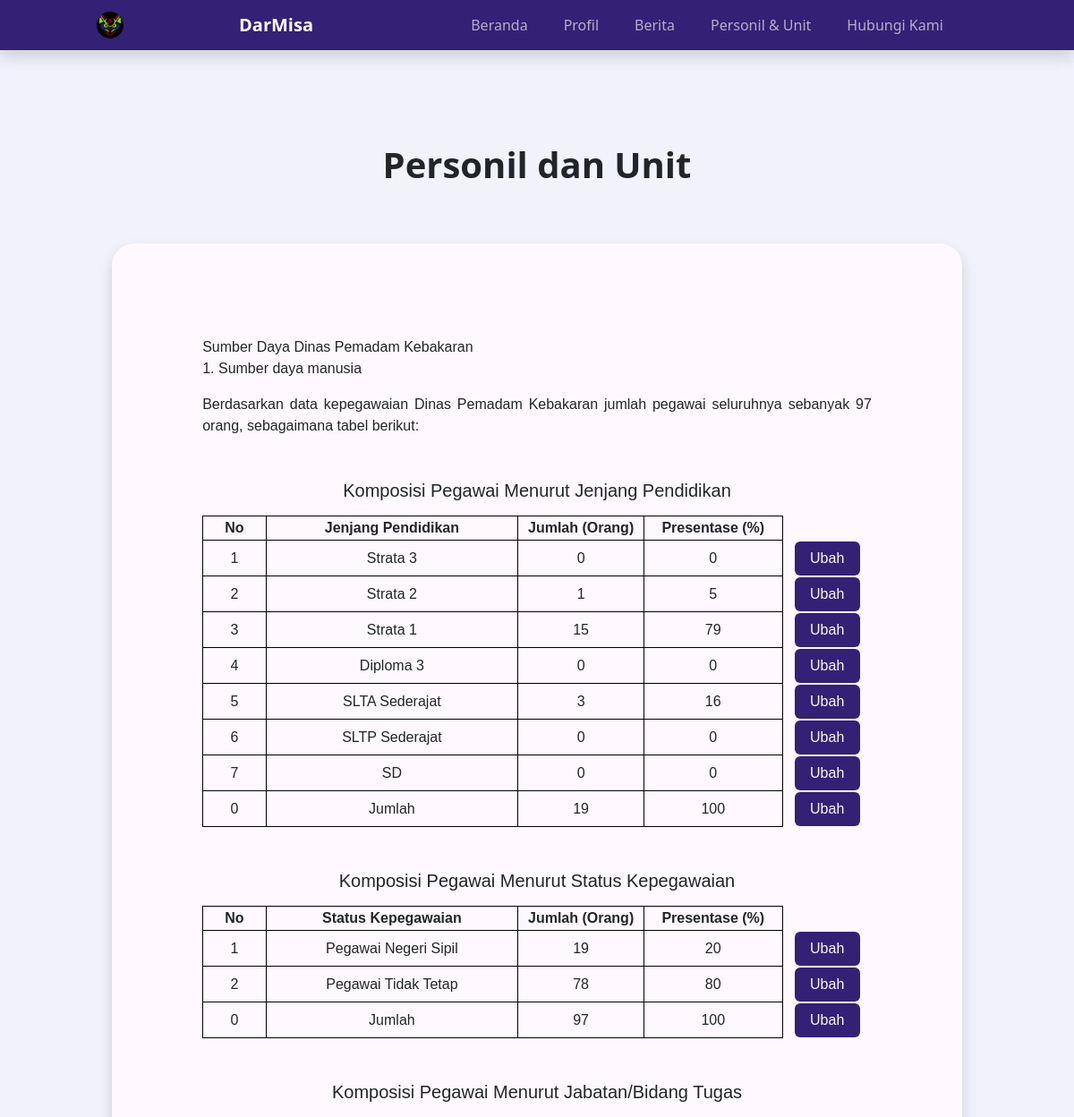
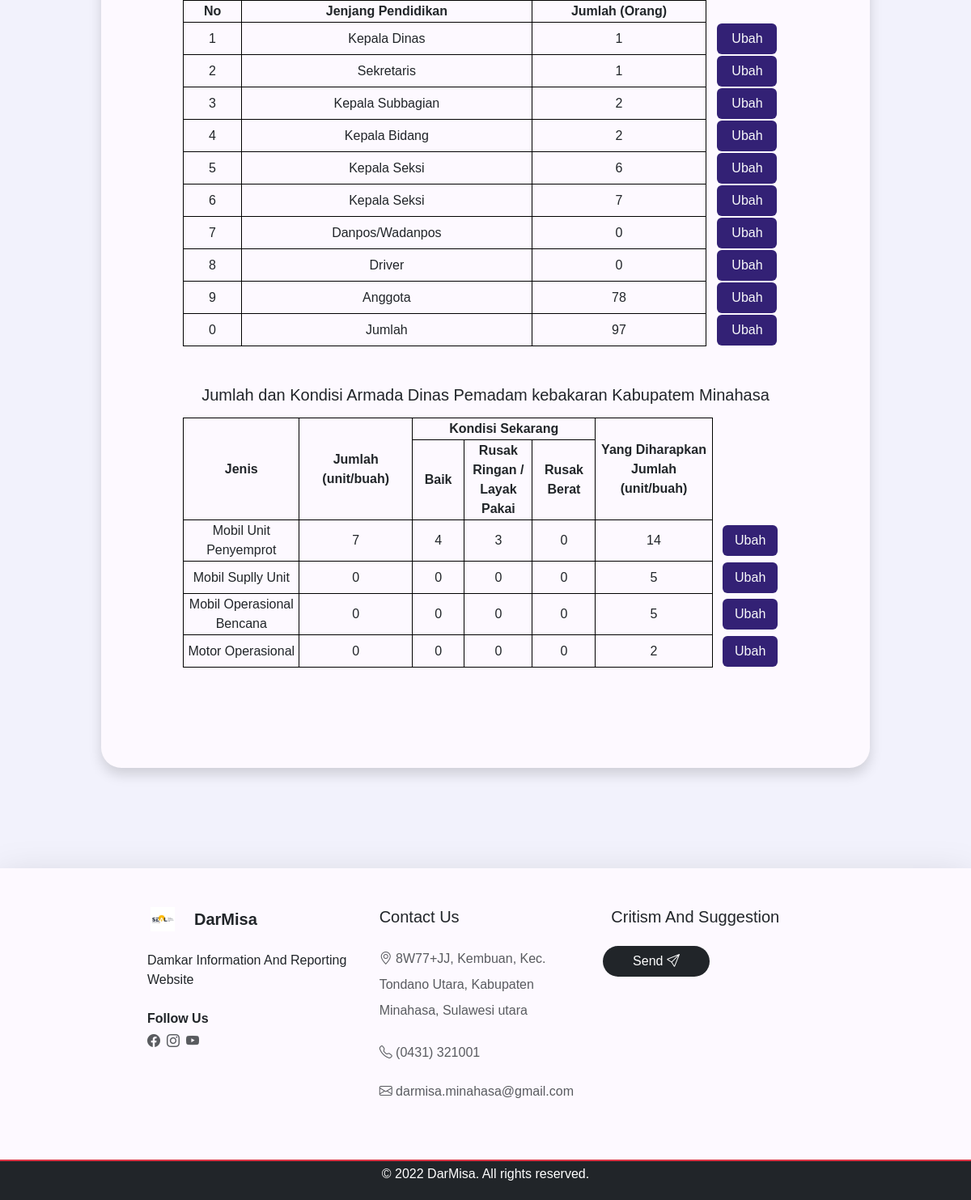
/personil.php, run on the app's committed database (2 pictures, top to bottom).
### tables this page shows
CREATE TABLE `kp_jenjangpendidikan` (
  `id` int(11) NOT NULL,
  `no_` int(11) DEFAULT NULL,
  `jenjang_pendidikan` varchar(100) NOT NULL,
  `jumlah` varchar(100) NOT NULL,
  `presentase` varchar(100) NOT NULL
);

CREATE TABLE `kp_statuskepegawaian` (
  `id` int(11) NOT NULL,
  `no_` int(11) NOT NULL,
  `status_kepegawaian` varchar(100) NOT NULL,
  `jumlah` int(11) NOT NULL,
  `presentase` int(11) NOT NULL
);

CREATE TABLE `kp_jbt` (
  `id` int(11) NOT NULL,
  `no_` int(11) NOT NULL,
  `jbt` varchar(100) NOT NULL,
  `jumlah` int(11) NOT NULL
);

CREATE TABLE `jumlah_kondisiarmada` (
  `id` int(11) NOT NULL,
  `jenis` varchar(100) NOT NULL,
  `jumlah` int(11) NOT NULL,
  `kondisi_baik` int(11) NOT NULL,
  `kondisi_layak` int(11) NOT NULL,
  `kondisi_rusak` int(11) NOT NULL,
  `diharapkan` int(11) NOT NULL
);

### personil.php (the view, shortened to what this page needs)
<?php
include_once 'koneksi.php';
?>
<!DOCTYPE html>
<html lang="en">
<head>
    <link rel="stylesheet" href="./dist/css/personil.css">
    <link rel="stylesheet" href="https://cdn.jsdelivr.net/npm/bootstrap-icons@1.9.1/font/bootstrap-icons.css">
    <link href="https://cdn.jsdelivr.net/npm/bootstrap@5.2.2/dist/css/bootstrap.min.css" rel="stylesheet">
    <link href="/docs/5.2/dist/css/bootstrap.min.css" rel="stylesheet">
</head>
<body style="background-color: #f2f2fc;">
    <nav class="navbar navbar-expand-lg shadow sticky-top" style="background-color:rgb(51, 33, 117);">
        <div class="container justify-content-between">
            <a class="navbar-brand navbar-dark d-flex  align-items-center text-white  ms-sm-3 col-6 col-md-4 me-6" aria-label="Bootstrap" href="#"></svg><img class="logo-darmisa text-dark rounded-circle d-flex mx-auto" src="./image/logo_DarMisa.jpg" alt="" title="DarMisa"><span class="fw-bold" style="margin-left: 80px; margin-right: 80px;">DarMisa</span></a>
            <div class="collapse navbar-collapse text-center" id="navbarNav">
                <ul class="navbar-nav mx-auto">
                    <li class="nav-item me-4">
                        <a class="nav-link" aria-current="page" href="./home.php">Beranda</a>
                    </li>
                    <li class="nav-item me-4">
                        <a class="nav-link" aria-current="page" href="./profil.php">Profil</a>
                    </li>
                    <li class="nav-item me-4">
                        <a class="nav-link" aria-current="page" href="./berita.php">Berita</a>
                    </li>
                    <li class="nav-item me-4">
                        <a class="nav-link" aria-current="page" href="./personil.php">Personil & Unit</a>
                    </li>
                    <li class="nav-item me-4">
                        <a class="nav-link" aria-current="page" href="./kontak.html">Hubungi Kami</a>
                    </li>
                </ul>
            </div>
        </div>
    </nav>
    <header>
    </header>
        <h1 class="text-center fw-bold mb-5 mt-4">Personil dan Unit</h1>
    <section class="pt-3 pb-4" style="font-family: sans-serif;">
        <div class="container">
            <div class="row">
                <div class="col-lg-10 shadow mx-auto py-4" style="margin-bottom: 100px; border-radius: 25px; background-color: rgb(51, 33, 117); background-color: #fdf9ff;" >
                    <div class="container col-10" style="margin-bottom: 100px;">
                        <p class="text-dark text-tf mb-0">Sumber Daya Dinas Pemadam Kebakaran</p>
                            <p class="text-dark text-tf mb-3">1. Sumber daya manusia</p>
                            <p class="text-dark text-tf mb-5">Berdasarkan data kepegawaian Dinas Pemadam Kebakaran jumlah
                                pegawai seluruhnya sebanyak 97 orang, sebagaimana tabel berikut:</p>
                            <h5 class="text-dark text-center mb-3"> Komposisi Pegawai Menurut Jenjang Pendidikan</h5>
                            <?php
                                $sql = "SELECT * FROM kp_jenjangpendidikan";
                                $kp_jenjangpendidikan = [];
                                if ($result = mysqli_query($con, $sql)) {
                                    while ($row = mysqli_fetch_row($result)) {
                                    $kp_jenjangpendidikan[] = $row;
                                    }
                                }
                            ?>
                            <table style="text-align: center;">
                                <tr>
                                    <th style="border: 1px solid black; width: 5%; text-align: center;">No</th>
                                    <th style="border: 1px solid black; width: 20%; text-align: center;">Jenjang Pendidikan</th>
                                    <th style="border: 1px solid black; width: 10%; text-align: center;">Jumlah (Orang)</th>
                                    <th style="border: 1px solid black; width: 10%; text-align: center;">Presentase (%)</th>
                                </tr>
                            <?php foreach ($kp_jenjangpendidikan as $row): ?>
                                <tr style="height: 40px;">
                                    <td style="border: 1px solid black; text-align: center;"><?= $row[1];?></td>
                                    <td style="border: 1px solid black; text-align: center;"><?= $row[2];?></td>
                                    <td style="border: 1px solid black; text-align: center;"><?= $row[3];?></td>
                                    <td style="border: 1px solid black; text-align: center;"><?= $row[4];?></td>
                                    <td style="text-align: center; width: 5%;">
                                        <a href="./update_jp.php?id=<?= $row[0] ?>" class="btn text-light w-75" style="background-color:rgb(51, 33, 117);">Ubah</a>
                                    </td>
                                </tr>
                            <?php endforeach; ?>
                            </table>
                            <h5 class="text-center mt-5 mb-3"> Komposisi Pegawai Menurut Status Kepegawaian</h5>
                            <?php
                                $item = [];
                                $sql = "SELECT * FROM kp_statuskepegawaian";
                                if ($result = mysqli_query($con, $sql)) {
                                    while ($row = mysqli_fetch_row($result)) {
                                    $item[] = $row;
                                    }
                                }
                            ?>
                            <table>
                                <tr>
                                    <th style="border: 1px solid black; width: 5%; text-align: center;">No</th>
                                    <th style="border: 1px solid black; width: 20%; text-align: center;">Status Kepegawaian</th>
                                    <th style="border: 1px solid black; width: 10%; text-align: center;">Jumlah (Orang)</th>
                                    <th style="border: 1px solid black; width: 10%; text-align: center;">Presentase (%)</th>
                                </tr>
                            <?php foreach ($item as $row): ?>
                                <tr style="height: 40px;">
                                    <td style="border: 1px solid black; text-align: center;"><?= $row[1];?></td>
                                    <td style="border: 1px solid black; text-align: center;"><?= $row[2];?></td>
                                    <td style="border: 1px solid black; text-align: center;"><?= $row[3];?></td>
                                    <td style="border: 1px solid black; text-align: center;"><?= $row[4];?></td>
                                    <td style="text-align: center; width: 5%;">
                                        <a href="./update_statuskepegawaian.php?id=<?= $row[0] ?>" class="btn text-light w-75" style="background-color:rgb(51, 33, 117);">Ubah</a>
                                    </td>
                                </tr>
                            <?php endforeach; ?>
                            </table>
                            <h5 class="text-center mt-5 mb-3"> Komposisi Pegawai Menurut Jabatan/Bidang Tugas</h5>
                            <?php
                                $item = [];
                                $sql = "SELECT * FROM kp_jbt";
                                if ($result = mysqli_query($con, $sql)) {
                                    while ($row = mysqli_fetch_row($result)) {
                                    $item[] = $row;
                                    }
                                }
                            ?>
                            <table>
                                <tr>
                                    <th style="border: 1px solid black; width: 5%; text-align: center;">No</th>
                                    <th style="border: 1px solid black; width: 25%; text-align: center;">Jenjang Pendidikan</th>
                                    <th style="border: 1px solid black; width: 15%; text-align: center;">Jumlah (Orang)</th>
                                </tr>
                            <?php foreach ($item as $row): ?>
                                <tr style="height: 40px;">
                                    <td style="border: 1px solid black; text-align: center;"><?= $row[1];?></td>
                                    <td style="border: 1px solid black; text-align: center;"><?= $row[2];?></td>
                                    <td style="border: 1px solid black; text-align: center;"><?= $row[3];?></td>
                                    <td style="text-align: center; width: 5%;">
                                        <a href="./update_kp_jbt.php?id=<?= $row[0] ?>" class="btn text-light w-75" style="background-color:rgb(51, 33, 117);">Ubah</a>
                                    </td>
                                </tr>
                            <?php endforeach; ?>
                            </table>
                            <h5 class="text-center mt-5 mb-3"> Jumlah dan Kondisi Armada Dinas Pemadam kebakaran Kabupatem Minahasa</h5>
                            <?php
                                $item = [];
                                $sql = "SELECT * FROM jumlah_kondisiarmada";
                                if ($result = mysqli_query($con, $sql)) {
                                    while ($row = mysqli_fetch_row($result)) {
                                    $item[] = $row;
                                    }
                                }
                            ?>
                            <table>
                                <tr>
                                    <th rowspan="2" style="border: 1px solid black; width: 10%; text-align: center;">Jenis</th>
                                    <th rowspan="2" style="border: 1px solid black; width: 10%; text-align: center;">Jumlah (unit/buah)</th>
                                    <th colspan="3" style="border: 1px solid black; width: 10%; text-align: center;">Kondisi Sekarang</th>
                                    <th rowspan="2" style="border: 1px solid black; width: 10%; text-align: center;">Yang Diharapkan Jumlah (unit/buah)</th>
                                </tr>
                                <tr>
                                <th style="border: 1px solid black; width: 5%; text-align: center;">Baik</th>
                                <th style="border: 1px solid black; width: 5%; text-align: center;">Rusak Ringan / Layak Pakai</th>
                                <th style="border: 1px solid black; width: 5%; text-align: center;">Rusak Berat</th>
                                </tr>
                            <?php foreach ($item as $row): ?>
                                <tr style="height: 40px;">
                                    <td style="border: 1px solid black; text-align: center;"><?= $row[1];?></td>
                                    <td style="border: 1px solid black; text-align: center;"><?= $row[2];?></td>
                                    <td style="border: 1px solid black; text-align: center;"><?= $row[3];?></td>
                                    <td style="border: 1px solid black; text-align: center;"><?= $row[4];?></td>
                                    <td style="border: 1px solid black; text-align: center;"><?= $row[5];?></td>
                                    <td style="border: 1px solid black; text-align: center;"><?= $row[6];?></td>
                                    <td style="text-align: center; width: 5%;">
                                        <a href="./update_jumlah_kondisiarmada.php?id=<?= $row[0] ?>" class="btn text-light w-75" style="background-color:rgb(51, 33, 117);">Ubah</a>
                                    </td>
                                </tr>
                            <?php endforeach; ?>
                            </table>
                    </div>
                </div>
            </div>
        </div>
    </section>
     <div class="container-fluid shadow-lg" style="background-color: #fdf9ff;">
            <footer class="footer py-5 " style="font-family: sans-serif;">
                <div class="row">
                    <div class="justify-content-between col-12 col-md-4 mb-3">
                        <div class="row">
                            <a class="navbar-brand navbar-dark d-flex p-0 align-items-center text-dark w-75 fs-5 ms-sm-3 col-6 col-md-4 me-6 mb-4" href="darmisa.php"></svg><img class="logo-darmisa text-dark" src="./image/logo-seal.jpeg" alt="" title="Social Economic Accelerator Lab"><span a class="fw-bold mx-4" title="DarMisa">DarMisa</span></a>
                        </div>
                        <p class="mb-4">Damkar Information And Reporting Website</p>
                        <p class="fw-bold mb-1">Follow Us</p>
                        <ul class="nav list-unstyled">
                            <li class=""><a class="text-muted mb-2" href="https://web.facebook.com/dinasdamkar.kabupatenminahasa"><i class="bi bi-facebook" title="facebook"></i></a></li>
                            <li class="ms-2"><a class="text-muted mb-1" href="#"><i class="bi bi-instagram" title="instagram"></i></a></li>
                            <li class="ms-2"><a class="text-muted mb-1" href="#"><i class="bi bi-youtube" title="Youtube"></i></a></li>
                        </ul>
                    </div>
                    <div class="justify-content-center col-12 col-md-4 mb-3">
                        <h5 class="mb-4">Contact Us</h5>
                        <ul class="nav flex-column">
                            <li class="nav-item mb-2"><a href="#" class="nav-link p-0 text-muted lh-lg mb-3 me-4"><i class="bi bi-geo-alt"></i> 8W77+JJ, Kembuan, Kec. Tondano Utara, Kabupaten Minahasa, Sulawesi utara</a></li>
                            <li class="nav-item mb-2"><a href="#" class="nav-link p-0 text-muted mb-3"><i class="bi bi-telephone"></i> (0431) 321001</a></li>
                            <li class="nav-item mb-2"><a href="#" class="nav-link p-0 text-muted"><i class="bi bi-envelope"></i> darmisa.minahasa@gmail.com</a></li>
                        </ul>
                    </div>
                    <div class="justify-content-end col-12 col-md-4 mb-3">
                        <form action="mailto:darmisa.minahasa@gmail.com" enctype="text/plain" method="post">
                            <h5 class="mb-4">Critism And Suggestion</h5>
                            <div class="d-flex flex-column flex-sm-row list-unstyled w-100 gap-2 w-100">
                                <button type="submit" class="btn btn-white bg-dark text-white w-50" style="border-radius: 25px 25px 25px 25px; margin-left: -10px;"><a class="text-muted mb-2" href="alfrdt87@gmail.com"></a>Send <i class="bi bi-send"></i></button>
                            </div>
                        </form>
                    </div>
                </div>
            </footer>
        </div>
        <div class="container-fluid p-0">
        </div>
        <div class="container-fluid p-0" style="font-family: sans-serif;">
            <footer class="bottom">
                <div class="copy flex-column flex-sm-row justify-content-center align-middle text-bg-dark p-3 py-1 my-0 border-top border-danger">
                    <p>&copy; 2022 DarMisa. All rights reserved.</p>
                </div>
            </footer>
        </div>
</body>
</html>

### data on the page
kp_jenjangpendidikan: no_ "1", jenjang_pendidikan "Strata 3", jumlah "0", presentase "0"
kp_jenjangpendidikan: no_ "2", jenjang_pendidikan "Strata 2", jumlah "1", presentase "5"
kp_jenjangpendidikan: no_ "3", jenjang_pendidikan "Strata 1", jumlah "15", presentase "79"
kp_jenjangpendidikan: no_ "4", jenjang_pendidikan "Diploma 3", jumlah "0", presentase "0"
kp_jenjangpendidikan: no_ "5", jenjang_pendidikan "SLTA Sederajat", jumlah "3", presentase "16"
kp_jenjangpendidikan: no_ "6", jenjang_pendidikan "SLTP Sederajat", jumlah "0", presentase "0"
kp_jenjangpendidikan: no_ "7", jenjang_pendidikan "SD", jumlah "0", presentase "0"
kp_jenjangpendidikan: no_ "0", jenjang_pendidikan "Jumlah", jumlah "19", presentase "100"
kp_statuskepegawaian: no_ "1", status_kepegawaian "Pegawai Negeri Sipil", jumlah "19", presentase "20"
kp_statuskepegawaian: no_ "2", status_kepegawaian "Pegawai Tidak Tetap", jumlah "78", presentase "80"
kp_statuskepegawaian: no_ "0", status_kepegawaian "Jumlah", jumlah "97", presentase "100"
kp_jbt: no_ "1", jbt "Kepala Dinas", jumlah "1"
kp_jbt: no_ "2", jbt "Sekretaris", jumlah "1"
kp_jbt: no_ "3", jbt "Kepala Subbagian", jumlah "2"
kp_jbt: no_ "4", jbt "Kepala Bidang", jumlah "2"
kp_jbt: no_ "5", jbt "Kepala Seksi", jumlah "6"
kp_jbt: no_ "6", jbt "Kepala Seksi", jumlah "7"
kp_jbt: no_ "7", jbt "Danpos/Wadanpos", jumlah "0"
kp_jbt: no_ "8", jbt "Driver", jumlah "0"
kp_jbt: no_ "9", jbt "Anggota", jumlah "78"
kp_jbt: no_ "0", jbt "Jumlah", jumlah "97"
jumlah_kondisiarmada: jenis "Mobil Unit Penyemprot", jumlah "7", kondisi_baik "4", kondisi_layak "3", kondisi_rusak "0", diharapkan "14"
jumlah_kondisiarmada: jenis "Mobil Suplly Unit", jumlah "0", kondisi_baik "0", kondisi_layak "0", kondisi_rusak "0", diharapkan "5"
jumlah_kondisiarmada: jenis "Mobil Operasional Bencana", jumlah "0", kondisi_baik "0", kondisi_layak "0", kondisi_rusak "0", diharapkan "5"
jumlah_kondisiarmada: jenis "Motor Operasional", jumlah "0", kondisi_baik "0", kondisi_layak "0", kondisi_rusak "0", diharapkan "2"
